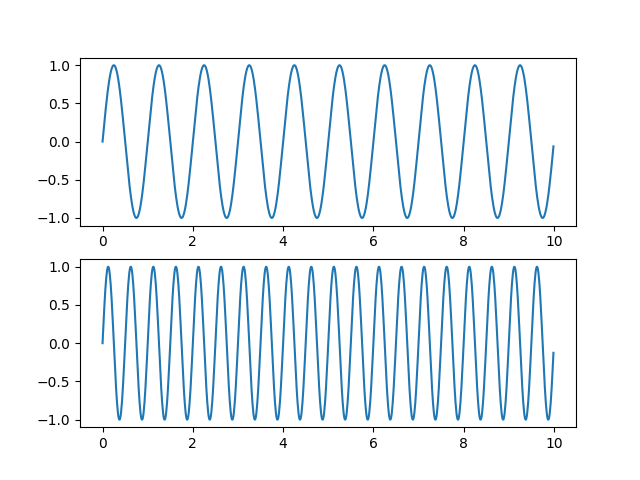

Write Python code to recreate this figure.
# 引入所需库
import matplotlib
import matplotlib.pyplot as plt
import numpy as np
matplotlib.use('TkAgg')


t = np.arange(0, 10, 0.01)

ax1 = plt.subplot(211)
ax1.plot(t, np.sin(2*np.pi*t))

# sharex=ax1 表示这个区域与 ax1 共享 x 轴坐标轴
ax2 = plt.subplot(212, sharex=ax1)
ax2.plot(t, np.sin(4*np.pi*t))

plt.show()
